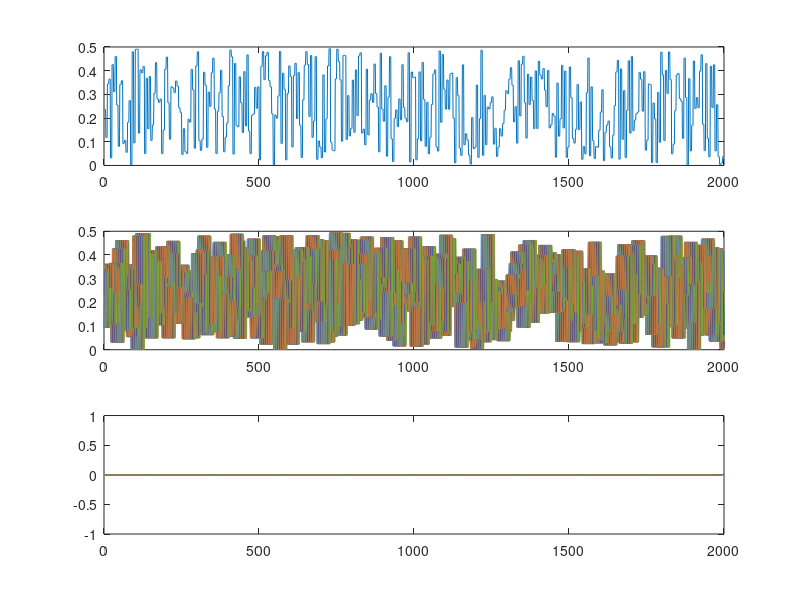

MATLAB code for this plot:
clear
T=2000;
tau=[1:1:40];
theta=5;
x=0+(0.5-0).*rand(1,3000);
y=cell(1,length(tau));
for i=1:length(x)
    xx(1+theta*(i-1):theta*i)=x(i);
end
u=xx(1+tau(end):T+tau(end));
for k=1:length(tau)
    y{k}=xx(1+tau(end)-tau(k):T+tau(end)-tau(k));
end
subplot(311)
plot(u);
subplot(312)
for i=1:length(tau)
    plot(y{i});
    hold on
end
subplot(313)
for i=1:length(tau)
    plot(u(1:end-tau(i))-y{i}(1+tau(i):end));
    hold on
end
save(['sample_STM_delay[1_40]_1.mat'],'u','y','tau')
% save('prediction1.mat')